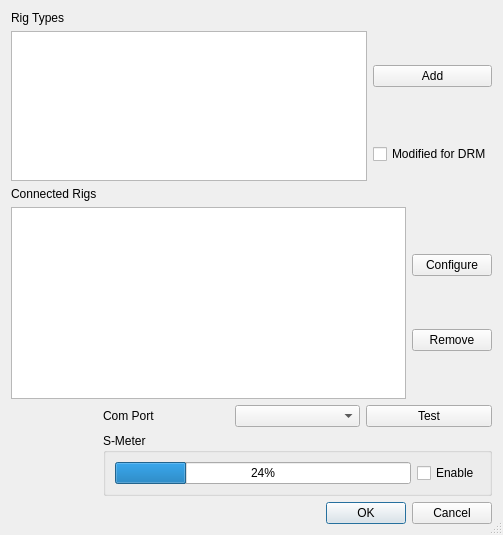
<?xml version="1.0" encoding="UTF-8"?>
<ui version="4.0">
 <class>RigDlg</class>
 <widget class="QDialog" name="RigDlg">
  <property name="geometry">
   <rect>
    <x>0</x>
    <y>0</y>
    <width>503</width>
    <height>535</height>
   </rect>
  </property>
  <property name="windowTitle">
   <string>Rig Settings</string>
  </property>
  <property name="sizeGripEnabled">
   <bool>true</bool>
  </property>
  <layout class="QFormLayout" name="formLayout">
   <item row="0" column="0">
    <widget class="QLabel" name="label">
     <property name="text">
      <string>Rig Types</string>
     </property>
     <property name="buddy">
      <cstring>treeViewRigTypes</cstring>
     </property>
    </widget>
   </item>
   <item row="1" column="0" colspan="2">
    <layout class="QGridLayout" name="gridLayout_13">
     <item row="0" column="0" rowspan="2">
      <widget class="QTreeView" name="treeViewRigTypes">
       <property name="minimumSize">
        <size>
         <width>0</width>
         <height>150</height>
        </size>
       </property>
       <property name="allColumnsShowFocus">
        <bool>true</bool>
       </property>
      </widget>
     </item>
     <item row="0" column="1">
      <widget class="QPushButton" name="pushButtonAddRig">
       <property name="text">
        <string>Add</string>
       </property>
      </widget>
     </item>
     <item row="1" column="1">
      <widget class="QCheckBox" name="checkBoxModified">
       <property name="text">
        <string>Modified for DRM</string>
       </property>
      </widget>
     </item>
    </layout>
   </item>
   <item row="2" column="0">
    <widget class="QLabel" name="label_2">
     <property name="text">
      <string>Connected Rigs</string>
     </property>
    </widget>
   </item>
   <item row="3" column="0" colspan="2">
    <layout class="QHBoxLayout" name="horizontalLayout_4">
     <item>
      <widget class="QTreeView" name="treeViewRigs"/>
     </item>
     <item>
      <layout class="QVBoxLayout" name="verticalLayout_3">
       <item>
        <widget class="QPushButton" name="pushButtonConfigureRig">
         <property name="text">
          <string>Configure</string>
         </property>
        </widget>
       </item>
       <item>
        <widget class="QPushButton" name="pushButtonRemoveRig">
         <property name="text">
          <string>Remove</string>
         </property>
        </widget>
       </item>
      </layout>
     </item>
    </layout>
   </item>
   <item row="4" column="1">
    <layout class="QHBoxLayout" name="horizontalLayout">
     <item>
      <widget class="QLabel" name="labelPort">
       <property name="text">
        <string>Com Port</string>
       </property>
      </widget>
     </item>
     <item>
      <widget class="QComboBox" name="comboBoxPort"/>
     </item>
     <item>
      <widget class="QPushButton" name="pushButtonTestRig">
       <property name="text">
        <string>Test</string>
       </property>
      </widget>
     </item>
    </layout>
   </item>
   <item row="5" column="1">
    <widget class="QGroupBox" name="groupBox_8">
     <property name="title">
      <string>S-Meter</string>
     </property>
     <layout class="QHBoxLayout" name="horizontalLayout_3">
      <item>
       <widget class="QProgressBar" name="ProgrSigStrength">
        <property name="value">
         <number>24</number>
        </property>
       </widget>
      </item>
      <item>
       <widget class="QCheckBox" name="CheckBoxEnableSMeter">
        <property name="text">
         <string>Enable</string>
        </property>
       </widget>
      </item>
     </layout>
    </widget>
   </item>
   <item row="6" column="1">
    <widget class="QDialogButtonBox" name="buttonBox">
     <property name="orientation">
      <enum>Qt::Horizontal</enum>
     </property>
     <property name="standardButtons">
      <set>QDialogButtonBox::Cancel|QDialogButtonBox::Ok</set>
     </property>
    </widget>
   </item>
  </layout>
 </widget>
 <resources/>
 <connections/>
</ui>
